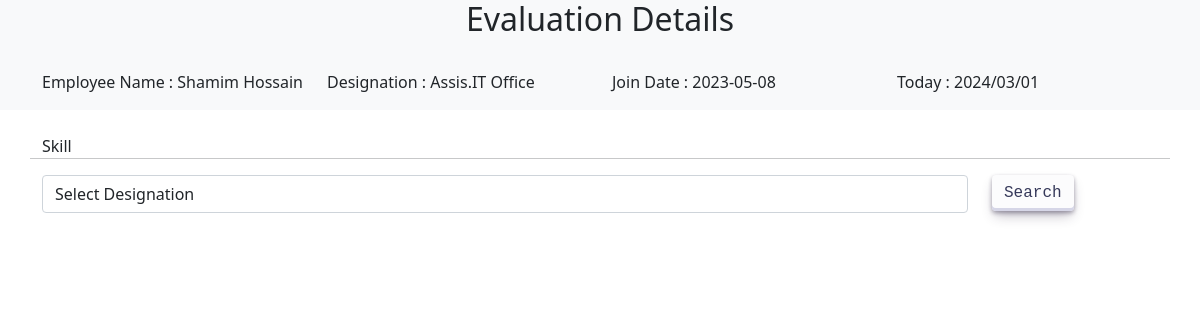
/evaluationPermission.php?id=1 (signed in), run on the app's committed database.
### tables this page shows
CREATE TABLE `tb_employeeinfo` (
  `Id` int(11) NOT NULL,
  `E_Name` varchar(255) NOT NULL,
  `E_Designation` varchar(255) DEFAULT NULL,
  `E_Username` varchar(255) NOT NULL,
  `E_DOB` date DEFAULT NULL,
  `E_Gender` varchar(255) DEFAULT NULL,
  `E_Email` varchar(255) DEFAULT NULL,
  `E_Password` varchar(255) DEFAULT NULL,
  `E_Phone` int(11) DEFAULT NULL,
  `E_Status` int(11) DEFAULT NULL,
  `E_FatherName` varchar(255) DEFAULT NULL,
  `E_MotherName` varchar(255) DEFAULT NULL,
  `E_PresentAddress` varchar(255) DEFAULT NULL,
  `E_PermanentAddress` varchar(255) DEFAULT NULL,
  `E_EmargencyPhone` int(11) DEFAULT NULL,
  `E_Nationality` varchar(255) DEFAULT NULL,
  `E_MarritalStatus` varchar(255) DEFAULT NULL,
  `E_Religion` varchar(255) DEFAULT NULL,
  `E_NID` int(11) DEFAULT NULL,
  `E_OfficeId` int(11) DEFAULT NULL,
  `E_JoinDate` date DEFAULT NULL,
  `E_BloodGroup` varchar(255) DEFAULT NULL,
  `E_Image` varchar(255) DEFAULT NULL,
  `E_EvaluationPermission` int(11) DEFAULT NULL,
  `E_dep_id` int(11) DEFAULT NULL,
  `E_AccountPermittion` int(11) DEFAULT NULL
);

### evaluationPermission.php (the view, shortened to what this page needs)
<?php
include 'dbconfig.php';
    if(isset($_SESSION['Id']) && isset($_SESSION['E_Name']))
    {
?>
<!DOCTYPE html>
<html lang="en">
<head>
    <link rel="stylesheet" href="https://cdnjs.cloudflare.com/ajax/libs/font-awesome/4.7.0/css/font-awesome.min.css">
    <link href="https://cdn.jsdelivr.net/npm/bootstrap@5.0.2/dist/css/bootstrap.min.css" rel="stylesheet">
    <link rel="stylesheet" href="styleProductFilter.css" media="screen">
</head>
<body>
<?php
if(isset($_GET['id']))
{
    $Eid = $_GET['id'];
}
else
{
    $Eid = '';
}
$sqlData = "SELECT * FROM tb_employeeinfo WHERE Id = '$Eid'";
$sqlResult = mysqli_query($conn,$sqlData);
foreach($sqlResult as $val){
    $name = $val['E_Name'];
    $JDate = $val['E_JoinDate'];
    $desig = $val['E_Designation'];
}
?>
 <section id="evaluationPermission" class="bg-light">
    <div class="container">
        <div class="row">
            <div class="col display-4 text-center text-dark mb-4"><h2>Evaluation Details</h2></div>
        </div>
        <div class="row">
            <div class="col-3"><p>Employee Name : <?php echo $name;?></p></div>
            <div class="col-3"><p>Designation : <?php echo $desig;?></p></div>
            <div class="col-3"><p>Join Date : <?php echo $JDate;?></p></div>
            <div class="col-3"><p><?php echo "Today : ".date("Y/m/d");?></p></div>
        </div>
    </div>
 </section>
 <section id="searchSection">
    <div class="container">
        <form action="" method="POST">
            <div class="wrapper2">
                <div class="row">
                    <label class="labels mt-4" for="designation">Skill</label><hr>
                    <div class="col-md-10">
                        <select name="cbxSkill" class="form-control" id="designation">
                            <option selected disabled>Select Designation</option>
                        </select>
                    </div>
                    <div class="col-md-2">
                        <button name="btnSearch" type="submit" class="button-30">Search</button>
                    </div>
                </div>
            </div>
        </form>
    </div>
</section>
</body>
</html>
<?php
    }
    else{
        header("Location: log.php");
        exit();
    }
?>

### styleProductFilter.css (style rules this page uses)
.button-30 { align-items: center; appearance: none; background-color: #FCFCFD; border-radius: 4px; border-width: 0; box-shadow: rgba(45, 35, 66, 0.4) 0 2px 4px,rgba(45, 35, 66, 0.3) 0 7px 13px -3px,#D6D6E7 0 -3px 0 inset; box-sizing: border-box; color: #36395A; cursor: pointer; display: inline-flex; font-family: "JetBrains Mono",monospace; height: 36px; justify-content: center; line-height: 1; list-style: none; overflow: hidden; padding-left: 12px; padding-right: 12px; position: relative; text-align: left; text-decoration: none; transition: box-shadow .15s,transform .15s; user-select: none; -webkit-user-select: none; touch-action: manipulation; white-space: nowrap; will-change: box-shadow,transform; font-size: 1rem; }

### data on the page
tb_employeeinfo: E_Name "Shamim Hossain", E_Designation "Assis.IT Office", E_JoinDate "2023-05-08"
